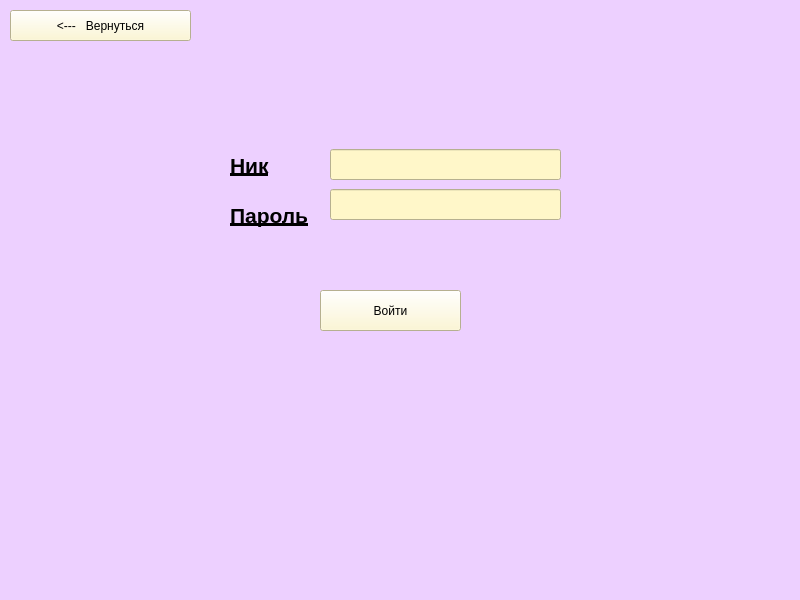
<?xml version="1.0" encoding="UTF-8"?>
<ui version="4.0">
 <class>MainWindow</class>
 <widget class="QMainWindow" name="MainWindow">
  <property name="geometry">
   <rect>
    <x>0</x>
    <y>0</y>
    <width>800</width>
    <height>600</height>
   </rect>
  </property>
  <property name="windowTitle">
   <string>MainWindow</string>
  </property>
  <property name="styleSheet">
   <string notr="true">background-color: rgb(237, 208, 255);</string>
  </property>
  <widget class="QWidget" name="centralwidget">
   <widget class="QPushButton" name="log_in_button">
    <property name="geometry">
     <rect>
      <x>320</x>
      <y>290</y>
      <width>141</width>
      <height>41</height>
     </rect>
    </property>
    <property name="styleSheet">
     <string notr="true">background-color: rgb(255, 247, 201);
font: 12pt &quot;MS Shell Dlg 2&quot;;</string>
    </property>
    <property name="text">
     <string>Войти</string>
    </property>
   </widget>
   <widget class="QLineEdit" name="login">
    <property name="geometry">
     <rect>
      <x>330</x>
      <y>149</y>
      <width>231</width>
      <height>31</height>
     </rect>
    </property>
    <property name="styleSheet">
     <string notr="true">background-color: rgb(255, 247, 201);
color: rgb(0, 0, 0);</string>
    </property>
   </widget>
   <widget class="QLineEdit" name="password">
    <property name="geometry">
     <rect>
      <x>330</x>
      <y>189</y>
      <width>231</width>
      <height>31</height>
     </rect>
    </property>
    <property name="styleSheet">
     <string notr="true">background-color: rgb(255, 247, 201);
color: rgb(0, 0, 0);</string>
    </property>
   </widget>
   <widget class="QLabel" name="label">
    <property name="geometry">
     <rect>
      <x>230</x>
      <y>150</y>
      <width>71</width>
      <height>31</height>
     </rect>
    </property>
    <property name="font">
     <font>
      <pointsize>16</pointsize>
      <weight>75</weight>
      <bold>true</bold>
      <underline>true</underline>
     </font>
    </property>
    <property name="text">
     <string>Ник</string>
    </property>
   </widget>
   <widget class="QLabel" name="label_2">
    <property name="geometry">
     <rect>
      <x>230</x>
      <y>200</y>
      <width>91</width>
      <height>31</height>
     </rect>
    </property>
    <property name="font">
     <font>
      <pointsize>16</pointsize>
      <weight>75</weight>
      <bold>true</bold>
      <underline>true</underline>
     </font>
    </property>
    <property name="text">
     <string>Пароль</string>
    </property>
   </widget>
   <widget class="QPushButton" name="pushButton">
    <property name="geometry">
     <rect>
      <x>10</x>
      <y>10</y>
      <width>181</width>
      <height>31</height>
     </rect>
    </property>
    <property name="styleSheet">
     <string notr="true">background-color: rgb(255, 247, 201);
font: 12pt &quot;MS Shell Dlg 2&quot;;</string>
    </property>
    <property name="text">
     <string>&lt;---   Вернуться</string>
    </property>
   </widget>
  </widget>
  <widget class="QStatusBar" name="statusbar"/>
 </widget>
 <resources/>
 <connections/>
</ui>
